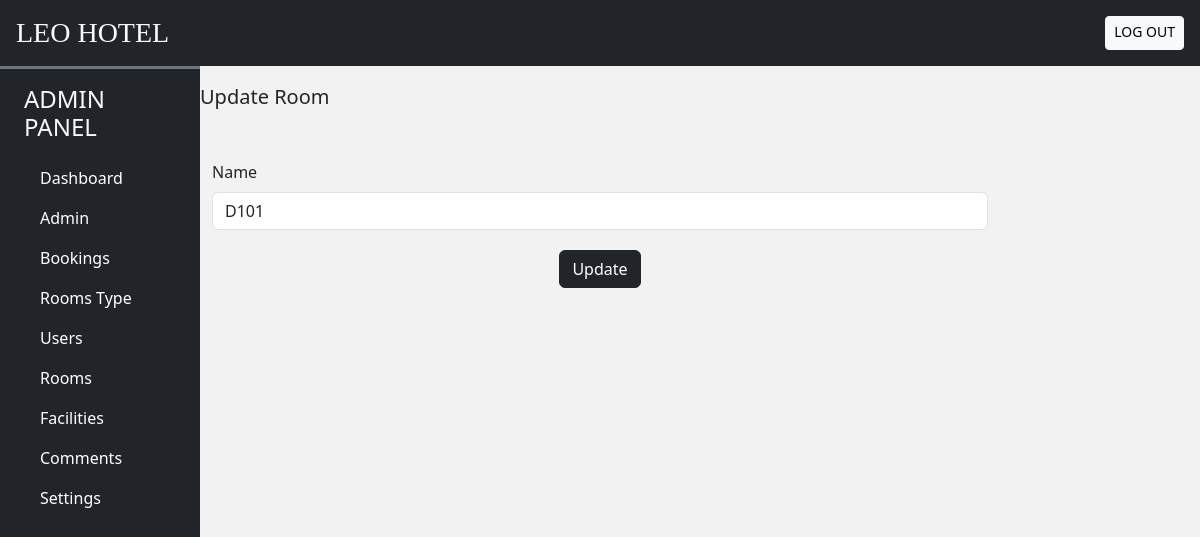
/admin/index.php?act=edit_room_type&id=2 (signed in), run on an earlier commit of the app's database.
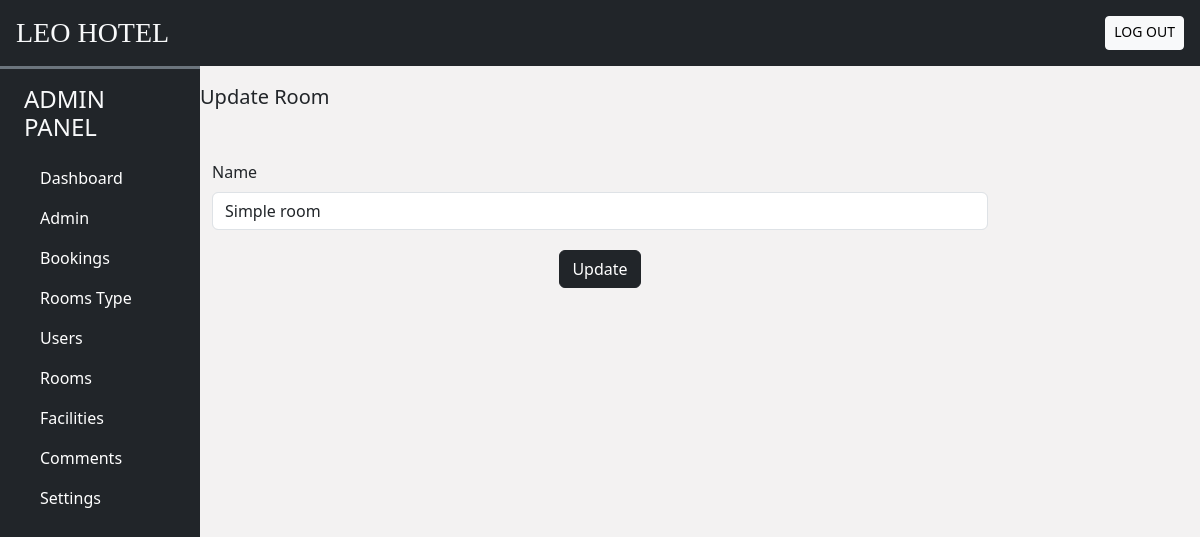
And on a later commit of the database.
### tables this page shows
CREATE TABLE `rooms_type` (
  `id` int(11) NOT NULL,
  `name` varchar(150) NOT NULL,
  `area` varchar(100) NOT NULL,
  `quanlity` int(11) NOT NULL,
  `description` varchar(250) NOT NULL
);

### model/pdo.php (called while the page is built, shortened)
<?php
function pdo_get_connection(){
    $servername = "localhost";
    $username = "root";
    $password = "";
    try {
        $conn = new PDO("mysql:host=$servername;dbname=duan1", $username, $password);
        $conn->setAttribute(PDO::ATTR_ERRMODE, PDO::ERRMODE_EXCEPTION);
        return $conn;
    } catch(PDOException $e) {
        echo "Connection failed: " . $e->getMessage();
    }
}
function pdo_query_one($sql){
    $sql_args=array_slice(func_get_args(),1);
    try{
        $conn=pdo_get_connection();
        $stmt=$conn->prepare($sql);
        $stmt->execute($sql_args);
        $row=$stmt->fetch(PDO::FETCH_ASSOC);
        return $row;
    }
    catch(PDOException $e){
        throw $e;
    }
    finally{
        unset($conn);
    }
}
?>

### model/room_type.php (called while the page is built, shortened)
<?php
    function load_one_room_type($id){
        $sql = "SELECT * FROM `rooms_type` WHERE id = '$id'";
        $result = pdo_query_one($sql);
        return $result;
    }
?>

### admin/rooms_type/update.php (the view, shortened to what this page needs)
<div class="modal-dialog modal-lg">
    <div class="modal-content">
        <form action="index.php?act=update_room_type" id="add_room_form" method="POST" enctype="multipart/form-data">
            <div class="modal-header">
                <h5 class="modal-title mt-3 mb-5">Update room</h5>
            </div>
            <?php
                extract($one_room_type);
            ?>
            <div class="modal-body">
                <div class="container-fluid">
                    <div class="row">
                        <div class="col-md-12 mb-3">
                            <label class="form-label">Name</label>
                            <input name="name" type="text" class="form-control shadow-none" value="<?=$name?>" required>
                        </div>
                    </div>
                </div>
                <div class="text-center my-1">
                    <button name="update_room_type" type="submit" class="btn btn-dark shadow-none">Update</button>
                </div>
            </div>
        </form>
    </div>
</div>

What changed in the data, as far as the page shows it:
changed rooms_type: name "D101" → "Simple room"
